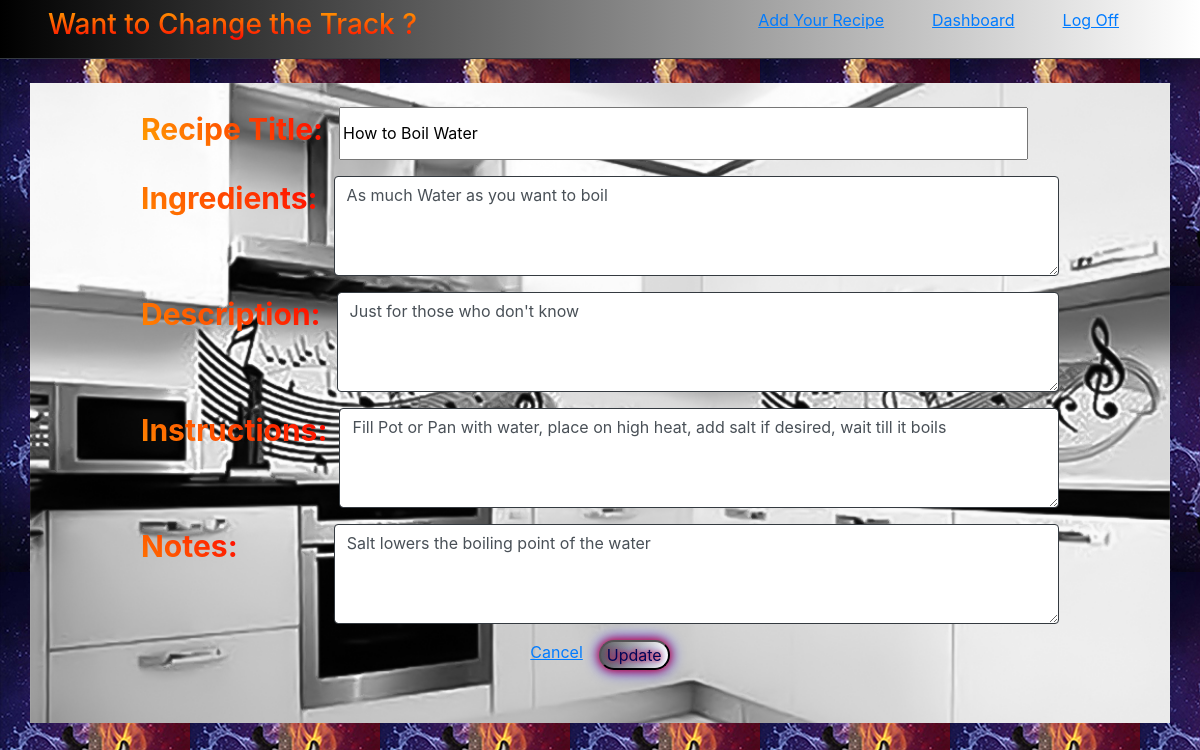
The app's page /recipes/4/edit with its own data.
### main_app/models.py (models this page shows)
class Recipe(models.Model):
    title = models.CharField(max_length=255)
    ingredients = models.TextField()
    description = models.TextField()
    instructions = models.TextField()
    notes = models.TextField(null = True)
    creator = models.ForeignKey(User,
    related_name = "recipes",
    on_delete = models.CASCADE)
    favorited_by = models.ManyToManyField(User, related_name = "fav_recipes")
    objects = RecipeManager()
    created_at = models.DateTimeField(auto_now_add=True)
    updated_at = models.DateTimeField(auto_now=True)

### main_app/views.py (the view)
# urls.py: path("recipes/<int:recipe_id>/edit", views.edit),
def edit(request, recipe_id):
    context = {
        "this_recipe": Recipe.objects.get(id=recipe_id)
    }
    return render (request, "edit.html", context)

### main_app/templates/edit.html (shortened to what this page needs)
<!DOCTYPE html>
<html lang="en">
<head>
    <link rel="stylesheet" href="https://stackpath.bootstrapcdn.com/bootstrap/4.5.2/css/bootstrap.min.css">
    {%load static%}
    <link rel="stylesheet" href="{% static 'css/style.css' %}">
</head>
<body>
    <header class="d-flex justify-content-between border-bottom border-dark px-5 py-2 text-white">
        <h3 class="mr-5 h3">Want to Change the Track {{logged_in_user.first_name}}?</h3>
        <div class="row">
            <a class="mr-5" href="/recipes/create"><u>Add Your Recipe</u></a>
            <a class="mr-5" href="/dashboard"><u>Dashboard</u></a>
            <a class="mr-5" href="/logout"><u>Log Off</u></a>
        </div>
    </header>
    <div class="container  background mt-4 d-flex justify-content-center pt-4 img">
        <div class="container mx-auto pr-5 pl-5">
            <form action="/recipes/{{this_recipe.id}}/process_edit" method="post">
                <div class="form-group d-flex ml-5 mr-5 ">
                    <label class="mr-3 label_create" for="title">Recipe Title:</label>
                    <input class="w-75" type="text" name="title" id=""
                    value="{{this_recipe.title}}">
                </div>
                <div class="form-group d-flex justify-content-between ml-5 mr-5">
                    <label class="mr-3 label_create" for="ingredients">Ingredients:</label>
                    <textarea
                    class="form-control border border-dark"
                    name="ingredients" id="ingredients"
                    style="height: 100px"
                    >{{this_recipe.ingredients}}</textarea>
                </div>
                <div class="form-group d-flex justify-content-between ml-5 mr-5">
                    <label class="mr-3 label_create" for="description">Description:</label>
                    <textarea
                    class="form-control border border-dark"
                    name="description" id="description"
                    style="height: 100px">{{this_recipe.description}}</textarea>
                </div>
                <div class="form-group d-flex justify-content-between ml-5 mr-5">
                    <label class="mr-2 label_create" for="instructions">Instructions:</label>
                    <textarea
                    class="form-control border border-dark ml-1"
                    name="instructions" id="instructions"
                    style="height: 100px"
                    >{{this_recipe.instructions}}</textarea>
                </div>
                <div class="form-group d-flex justify-content-between ml-5 mr-5">
                    <label class="mr-5 label_create" for="notes">Notes:</label>
                    <textarea
                    class="form-control border border-dark ml-5"
                    name="notes" id="notes"
                    style="height: 100px"
                    >{{this_recipe.notes}}</textarea>
                </div>
                <div class="container d-flex justify-content-center">
                    <div class="row">
                        <a class="mr-3" href="/dashboard"><u>Cancel</u></a>
                        <button class="button" type="submit">Update</button>
                    </div>
                </div>
            </form>
        </div>
    </div>
</body>
</html>

### main_app/static/css/style.css (style rules this page uses)
body { background-image: url("../images/flaming-guitar-3.jpg"); background-repeat:inherit; }
.background { background-image: url("../images/kitchen_4.jpg"); background-size: 100%; background-repeat: no-repeat; }
header { background-image: linear-gradient(to right, black, white); }
.h3 { background: -webkit-linear-gradient( orange, red); -webkit-background-clip:text; -webkit-text-fill-color: transparent; }
.img { height: 40em; }
.button { color: rgb(0, 6, 88); background-image: linear-gradient(to right, rgb(94, 94, 94), white); box-shadow: 0 0 10px #FF0000, 0 0 15px #0000FF; text-shadow: 0 0 5px #FF0000, 0 0 10px #0000FF; border-radius: 3em; }
.label_create { font-size: 30px; background: -webkit-linear-gradient(45deg, orange, red); -webkit-background-clip:text; -webkit-text-fill-color: transparent; font-weight:bolder; }

### records on screen
Recipe: title "How to Boil Water", ingredients "As much Water as you want to boil", description "Just for those who don't know", instructions "Fill Pot or Pan with water, place on high heat, add salt if desired, wait till it boils", notes "Salt lowers the boiling point of the water"
